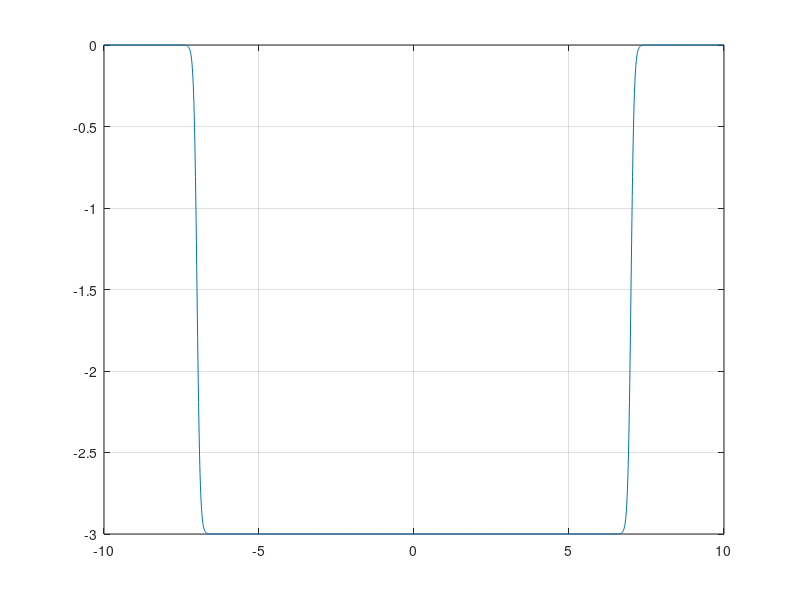

Reproduce this figure in MATLAB.
function hypertan()

%simple();
%doubleShifted();

radius();


end


function simple()
figure

scale = -3;
x = -5:0.01:5;

reversed = -1;
shift = 3;
y = scale * (tanh(reversed * (x-shift) * 10 ) +1) / 2;
plot(x,y), grid on

end



function doubleShifted()
figure

scale = -3;
x = -5:0.01:5;
reversed = -1;
shift1 = -1;
y1 = scale * (tanh(reversed * (x-shift1) * 10 ) +1) / 2;

shift2 = 1;
y2 = - scale * (tanh(reversed * (x-shift2) * 10 ) +1) / 2;

y = y1 + y2;

plot(x,y), grid on
end

function radius()

figure

scale = -3;
x = -10:0.01:10;

reversed = -1;

a = sqrt((x-0).^2);

Radius = 7;
slope = 10;

y = scale * (tanh(reversed * ( a - Radius) * slope ) +1) / 2;
plot(x,y), grid on



end

